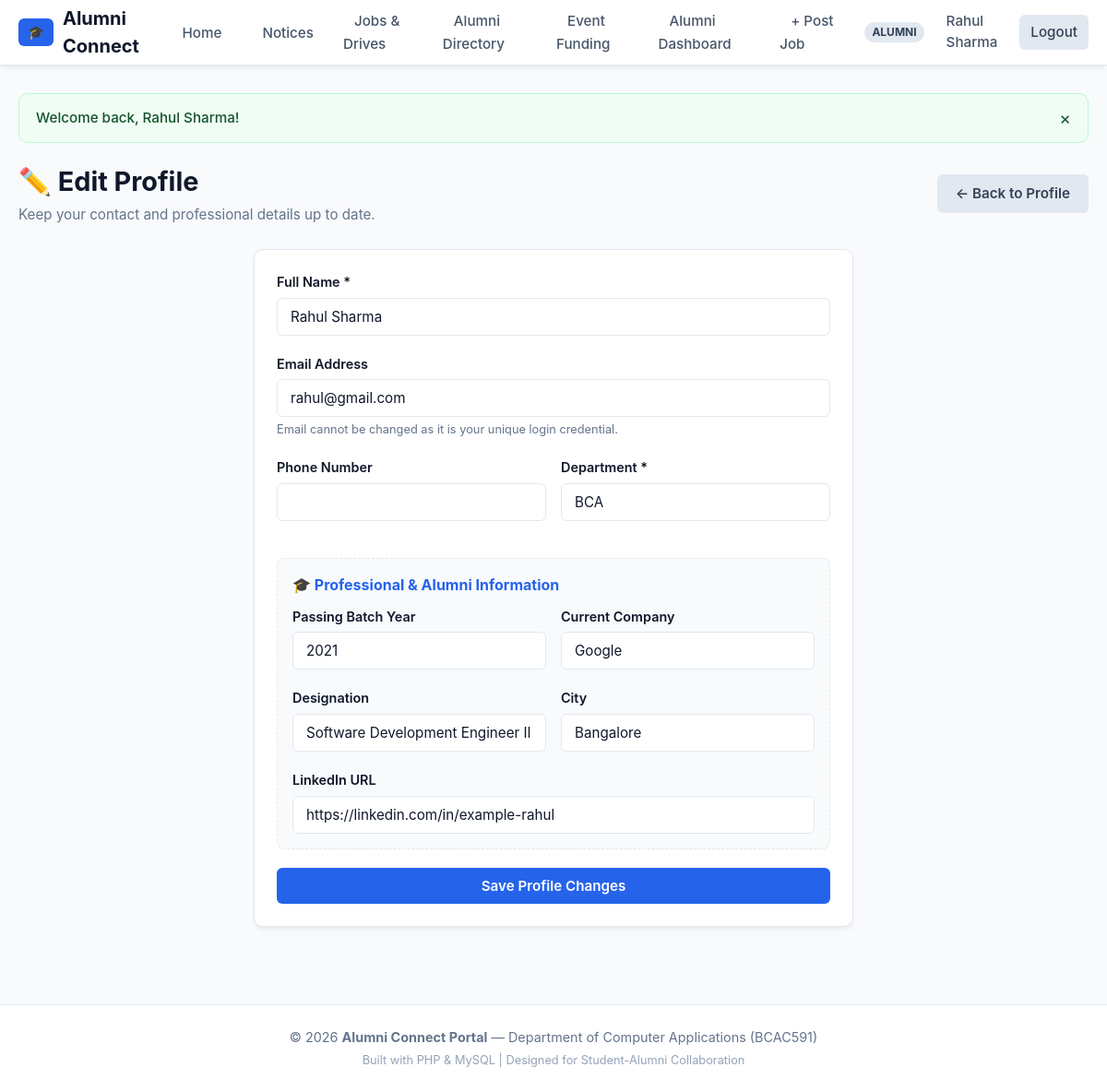
/profile-edit.php (signed in), run on the app's committed database.
### tables this page shows
CREATE TABLE `users` (
    `id` INT AUTO_INCREMENT PRIMARY KEY,
    `name` VARCHAR(100) NOT NULL,
    `email` VARCHAR(100) NOT NULL UNIQUE,
    `password` VARCHAR(255) NOT NULL,
    `role` ENUM('student', 'alumni', 'admin') NOT NULL DEFAULT 'student',
    `phone` VARCHAR(15) NULL,
    `department` VARCHAR(50) NOT NULL,
    `avatar` VARCHAR(255) DEFAULT 'default.png',
    `status` ENUM('active', 'inactive') DEFAULT 'active',
    `created_at` TIMESTAMP DEFAULT CURRENT_TIMESTAMP
);

CREATE TABLE `alumni_details` (
    `id` INT AUTO_INCREMENT PRIMARY KEY,
    `user_id` INT NOT NULL UNIQUE,
    `batch_year` INT NOT NULL,
    `current_company` VARCHAR(100) NOT NULL,
    `designation` VARCHAR(100) NOT NULL,
    `city` VARCHAR(50) NULL,
    `linkedin_url` VARCHAR(200) NULL,
    CONSTRAINT `fk_alumni_user` FOREIGN KEY (`user_id`) REFERENCES `users` (`id`) ON DELETE CASCADE
);

### profile-edit.php (the view, shortened to what this page needs)
<?php
require_once __DIR__ . '/config/db.php';
$user_id = $_SESSION['user_id'];
$stmt = $pdo->prepare("SELECT * FROM users WHERE id = ?");
$stmt->execute([$user_id]);
$user = $stmt->fetch();
$alumni_details = null;
if ($user['role'] === 'alumni') {
    $alumni_stmt = $pdo->prepare("SELECT * FROM alumni_details WHERE user_id = ?");
    $alumni_stmt->execute([$user_id]);
    $alumni_details = $alumni_stmt->fetch();
}
require_once __DIR__ . '/includes/header.php';
?>
<div class="page-header">
    <div>
        <h1>✏️ Edit Profile</h1>
        <p>Keep your contact and professional details up to date.</p>
    </div>
    <div>
        <a href="<?= base_url('profile.php') ?>" class="btn btn-secondary">&larr; Back to Profile</a>
    </div>
</div>
<div style="max-width: 650px; margin: 0 auto;">
    <div class="card">
        <form method="POST" action="">
            <div class="form-group">
                <label class="form-label" for="name">Full Name *</label>
                <input type="text" id="name" name="name" class="form-control" value="<?= e($user['name']) ?>" required>
            </div>
            <div class="form-group">
                <label class="form-label" for="email">Email Address</label>
                <input type="email" id="email" class="form-control" value="<?= e($user['email']) ?>" disabled>
                <span class="form-help">Email cannot be changed as it is your unique login credential.</span>
            </div>
            <div style="display: grid; grid-template-columns: 1fr 1fr; gap: 16px;">
                <div class="form-group">
                    <label class="form-label" for="phone">Phone Number</label>
                    <input type="tel" id="phone" name="phone" class="form-control" value="<?= e($user['phone'] ?? '') ?>">
                </div>
                <div class="form-group">
                    <label class="form-label" for="department">Department *</label>
                    <input type="text" id="department" name="department" class="form-control" value="<?= e($user['department']) ?>" required>
                </div>
            </div>
            <?php if ($user['role'] === 'alumni'): ?>
                <div style="background: #f8fafc; border: 1px dashed var(--border); border-radius: 8px; padding: 16px; margin: 20px 0;">
                    <h4 style="color: var(--primary); margin-bottom: 12px;">🎓 Professional & Alumni Information</h4>
                    <div style="display: grid; grid-template-columns: 1fr 1fr; gap: 16px;">
                        <div class="form-group">
                            <label class="form-label" for="batch_year">Passing Batch Year</label>
                            <input type="number" id="batch_year" name="batch_year" class="form-control" value="<?= e($alumni_details['batch_year'] ?? '') ?>" required>
                        </div>
                        <div class="form-group">
                            <label class="form-label" for="current_company">Current Company</label>
                            <input type="text" id="current_company" name="current_company" class="form-control" value="<?= e($alumni_details['current_company'] ?? '') ?>" required>
                        </div>
                    </div>
                    <div style="display: grid; grid-template-columns: 1fr 1fr; gap: 16px;">
                        <div class="form-group">
                            <label class="form-label" for="designation">Designation</label>
                            <input type="text" id="designation" name="designation" class="form-control" value="<?= e($alumni_details['designation'] ?? '') ?>" required>
                        </div>
                        <div class="form-group">
                            <label class="form-label" for="city">City</label>
                            <input type="text" id="city" name="city" class="form-control" value="<?= e($alumni_details['city'] ?? '') ?>">
                        </div>
                    </div>
                    <div class="form-group" style="margin-bottom: 0;">
                        <label class="form-label" for="linkedin_url">LinkedIn URL</label>
                        <input type="url" id="linkedin_url" name="linkedin_url" class="form-control" value="<?= e($alumni_details['linkedin_url'] ?? '') ?>">
                    </div>
                </div>
            <?php endif; ?>
            <button type="submit" class="btn btn-primary btn-block">Save Profile Changes</button>
        </form>
    </div>
</div>
<?php require_once __DIR__ . '/includes/footer.php'; ?>

### includes/header.php (shortened to what this page needs)
<?php
require_once __DIR__ . '/functions.php';
$user = current_user();
?>
<!DOCTYPE html>
<html lang="en">
<head>
    <link rel="stylesheet" href="<?= base_url('assets/css/style.css') ?>">
</head>
<body>
    <header class="navbar">
        <div class="nav-container">
            <a href="<?= base_url('index.php') ?>" class="nav-brand">
                <span class="logo-badge">🎓</span>
                <span>Alumni Connect</span>
            </a>
            <nav>
                <ul class="nav-menu">
                    <li><a href="<?= base_url('index.php') ?>">Home</a></li>
                    <li><a href="<?= base_url('notices.php') ?>">Notices</a></li>
                    <li><a href="<?= base_url('jobs/job-list.php') ?>">Jobs & Drives</a></li>
                    <li><a href="<?= base_url('alumni-list.php') ?>">Alumni Directory</a></li>
                    <li><a href="<?= base_url('event-contribute.php') ?>">Event Funding</a></li>
                    <?php if (is_logged_in()): ?>
                        <?php if ($user['role'] === 'student'): ?>
                            <li><a href="<?= base_url('student-dashboard.php') ?>">My Dashboard</a></li>
                            <li><a href="<?= base_url('my-applications.php') ?>">Applications</a></li>
                        <?php elseif ($user['role'] === 'alumni'): ?>
                            <li><a href="<?= base_url('alumni-dashboard.php') ?>">Alumni Dashboard</a></li>
                            <li><a href="<?= base_url('jobs/job-add.php') ?>">+ Post Job</a></li>
                        <?php elseif ($user['role'] === 'admin'): ?>
                            <li><a href="<?= base_url('admin/dashboard.php') ?>">Admin Panel</a></li>
                            <li><a href="<?= base_url('admin/promote.php') ?>">Promote Student</a></li>
                        <?php endif; ?>
                        <li class="nav-user">
                            <span class="nav-role-badge"><?= e($user['role']) ?></span>
                            <a href="<?= base_url('profile.php') ?>" title="View Profile"><?= e($user['name']) ?></a>
                            <a href="<?= base_url('logout.php') ?>" class="btn btn-sm btn-secondary">Logout</a>
                        </li>
                    <?php else: ?>
                        <li><a href="<?= base_url('login.php') ?>" class="btn btn-sm btn-secondary">Login</a></li>
                        <li><a href="<?= base_url('register.php') ?>" class="btn btn-sm btn-primary">Register</a></li>
                    <?php endif; ?>
                </ul>
            </nav>
        </div>
    </header>
    <main class="main-content">

### assets/css/style.css (style rules this page uses)
:root { --primary: #2563eb; --primary-hover: #1d4ed8; --primary-light: #eff6ff; --secondary: #475569; --success: #16a34a; --success-light: #f0fdf4; --warning: #d97706; --warning-light: #fffbeb; --danger: #dc2626; --danger-light: #fef2f2; --bg: #f8fafc; --card-bg: #ffffff; --border: #e2e8f0; --text: #0f172a; --text-muted: #64748b; --radius: 10px; --shadow: 0 4px 6px -1px rgba(0, 0, 0, 0.05), 0 2px 4px -2px rgba(0, 0, 0, 0.05); --shadow-md: 0 10px 15px -3px rgba(0, 0, 0, 0.08), 0 4px 6px -4px rgba(0, 0, 0, 0.04); }
* { margin: 0; padding: 0; box-sizing: border-box; font-family: -apple-system, BlinkMacSystemFont, 'Segoe UI', Roboto, 'Helvetica Neue', Arial, sans-serif; }
body { background-color: var(--bg); color: var(--text); min-height: 100vh; display: flex; flex-direction: column; line-height: 1.5; }
a { color: var(--primary); text-decoration: none; transition: color 0.2s; }
.navbar { background: #ffffff; border-bottom: 1px solid var(--border); position: sticky; top: 0; z-index: 100; box-shadow: var(--shadow); }
.nav-container { max-width: 1200px; margin: 0 auto; padding: 0 20px; height: 70px; display: flex; align-items: center; justify-content: space-between; }
.nav-brand { display: flex; align-items: center; gap: 10px; font-size: 1.25rem; font-weight: 700; color: var(--text); }
.nav-brand span.logo-badge { background: var(--primary); color: white; padding: 4px 10px; border-radius: 6px; font-size: 0.9rem; }
.nav-menu { display: flex; align-items: center; gap: 20px; list-style: none; }
.nav-menu li a { color: var(--secondary); font-weight: 500; font-size: 0.95rem; padding: 8px 12px; border-radius: 6px; transition: all 0.2s; }
.nav-user { display: flex; align-items: center; gap: 12px; }
.nav-role-badge { font-size: 0.75rem; font-weight: 700; text-transform: uppercase; padding: 2px 8px; border-radius: 999px; background: #e2e8f0; color: #334155; }
.main-content { flex: 1; max-width: 1200px; width: 100%; margin: 0 auto; padding: 30px 20px 60px; }
.page-header { display: flex; justify-content: space-between; align-items: center; margin-bottom: 25px; flex-wrap: wrap; gap: 15px; }
.page-header h1 { font-size: 1.8rem; font-weight: 700; color: var(--text); }
.page-header p { color: var(--text-muted); font-size: 0.95rem; margin-top: 4px; }
.card { background: var(--card-bg); border: 1px solid var(--border); border-radius: var(--radius); padding: 24px; box-shadow: var(--shadow); margin-bottom: 24px; }
.btn { display: inline-flex; align-items: center; justify-content: center; gap: 8px; padding: 10px 20px; border-radius: 6px; font-size: 0.95rem; font-weight: 600; border: none; cursor: pointer; transition: all 0.2s; text-decoration: none; }
.btn-primary { background: var(--primary); color: white !important; }
.btn-secondary { background: #e2e8f0; color: #334155 !important; }
.btn-sm { padding: 6px 12px; font-size: 0.85rem; }
.btn-block { width: 100%; }
.form-group { margin-bottom: 20px; }
.form-label { display: block; margin-bottom: 6px; font-weight: 600; font-size: 0.9rem; color: var(--text); }
.form-control { width: 100%; padding: 10px 14px; border: 1px solid var(--border); border-radius: 6px; font-size: 0.95rem; color: var(--text); background: #ffffff; transition: border-color 0.2s, box-shadow 0.2s; }
.form-help { font-size: 0.8rem; color: var(--text-muted); margin-top: 4px; }

### data on the page
users: role "ALUMNI", name "Rahul Sharma", email "rahul@gmail.com", department "BCA"
alumni_details: batch_year "2021", current_company "Google", designation "Software Development Engineer II", city "Bangalore", linkedin_url "https://linkedin.com/in/example-rahul"

### other printed values
$message "Welcome back, Rahul Sharma!"
